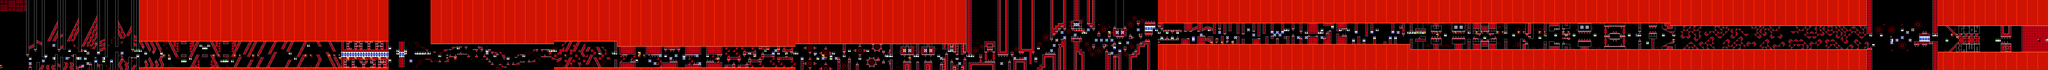

Below is a game level as drawn by its tile map, then a one-line description and the .tmx that defines it (tile-layer data replaced by summaries):
An orthogonal 780x27 tile map with 16x16 px tiles, 2 tile layers (SP, ...), 3 tilesets, 2 image layers.

<map version="1.10" tiledversion="1.11.2" orientation="orthogonal" renderorder="right-down" width="780" height="27" tilewidth="16" tileheight="16" infinite="0" nextlayerid="5" nextobjectid="1">
 <editorsettings>
  <chunksize width="16" height="27" />
  <export target="../LEVELS/LEVEL DATA/cataclysm.csv" format="csv" />
 </editorsettings>
 <tileset firstgid="1" name="famidash" tilewidth="16" tileheight="16" tilecount="256" columns="16">
  <image source="../../../GRAPHICS/famidash Red.bmp" width="256" height="256" />
 </tileset>
 <tileset firstgid="257" name="sprites" tilewidth="16" tileheight="16" tilecount="256" columns="16">
  <image source="../../../GRAPHICS/sprites.png" width="256" height="256" />
 </tileset>
 <tileset firstgid="513" name="sprites" tilewidth="16" tileheight="16" tilecount="256" columns="16">
  <image source="../../../GRAPHICS/sprites.png" width="256" height="256" />
 </tileset>
 <imagelayer id="3" name="Image Layer 1" parallaxx="0.9" parallaxy="0.9" repeatx="1" repeaty="1">
  <image source="../../../GRAPHICS/Old/parallax Red.bmp" width="144" height="72" />
 </imagelayer>
 <imagelayer id="4" name="Image Layer 2" offsetx="0" offsety="432" repeatx="1">
  <image source="../../../GRAPHICS/ground Red.bmp" width="64" height="128" />
 </imagelayer>
 <layer id="1" width="780" height="27">
  <data>[21060 cells, 21060 non-empty, 114 distinct tile ids]</data>
 </layer>
 <layer id="2" name="SP" width="780" height="27">
  <data>[21060 cells, 356 non-empty, 51 distinct tile ids]</data>
 </layer>
</map>
